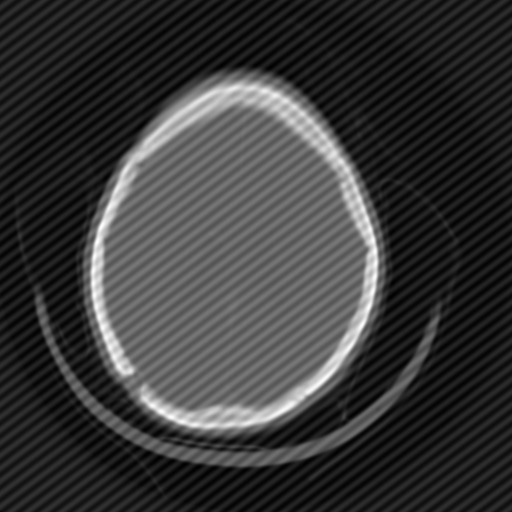
%> input picture 4 FastFourierTransform Pseudocolor and Color Segmentation/interfere.pgm, 512 x 512 px
$ octave myfft.m   (GNU Octave 9; MATLAB toolbox functions it lacks are replaced by stand-ins)
%> lines starting %> are read from the running program, lines starting %| are printed output that depends on the picture; in (x1, y1, x2, y2) boxes, pixels count from 0 and x2, y2 are one past the last pixel; in counts of white or black regions, pixels touching at a corner belong together; the program's own positions count from 1
clear
clc
%%{
myimage=double(imread('interfere.pgm'));
%> myimage: size 512x512 double; min 0, max 255, mean 56.9; mean of the top-left, top-right, bottom-left and bottom-right quarters 58.8, 49.3, 66.9, 52.6
figure(1);
subplot(2,2,1)
imshow(uint8(myimage),[]);
title('original image')

F = fft2(myimage); % fast fourier transform
F = fftshift(F); % center FFT
%figure(5),imshow(uint8(255.*abs(F)),[]);
F = abs(F); % get the magnitude of complex numbers
F = log(F+1); % use log, for scaling, +1 since log(0) is undefined
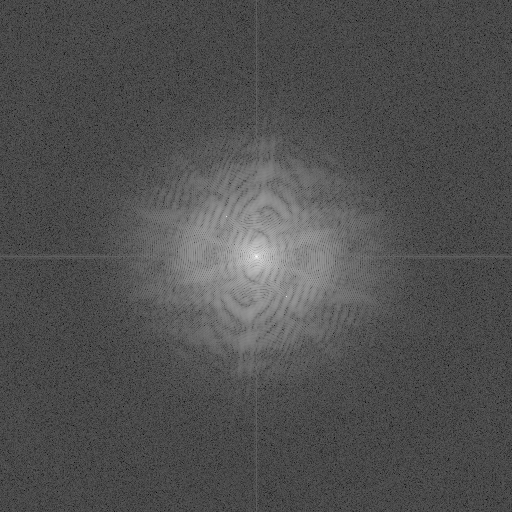
%> F: size 512x512 double; min 0.288, max 16.52, mean 5.42; drawn with min black and max white
F = mat2gray(F); % use mat2gray to scale the image between 0 and 1
subplot(2,2,2)
imshow(uint8(255.*F),[]); % display the scaled shifted FFT
title('image in frequency domain')

[row,col]=size(myimage);
%> row = 512; col = 512
rowcenter=row/2;
%> rowcenter = 256
colcenter=col/2;
%> colcenter = 256
filter=zeros(row,col);
freq=[];
for i=1:row
    for j=1:col
        if uint8(255*F(i,j))>220%high spikes in freq
            if 254<=i && i<=258 && 254<=j && j<=258%center of freq domain
            else%not center of freq domain
                txt=sprintf("%d %d\n",i,j);%print x,y
                temp=sqrt((256-i)^2+(256-j)^2);%print freq
                freq=[freq,temp];%apend all freqencies
            end
        end
    end
end
%> after the loop, freq = [48.6 51.4]; temp = 51.4
freq0=floor(min(freq));%inner freqency
%> freq0 = 48
freq1=ceil(max(freq));%outer frequency
%> freq1 = 52
for i=1:row%low pass filter + high pass filter
    for j=1:col
        if sqrt((i-rowcenter)^2+(j-colcenter)^2) <= freq0%distance radius for inner circle
            filter(i,j)=1;%inside small circle is 1
        elseif sqrt((i-rowcenter)^2+(j-colcenter)^2) >= freq1%distance radius for outer circle
            filter(i,j)=1;%outside large circle is 1
        else
            filter(i,j)=0.01;
        end%circular band between 2 circles value is 1/100
    end
end
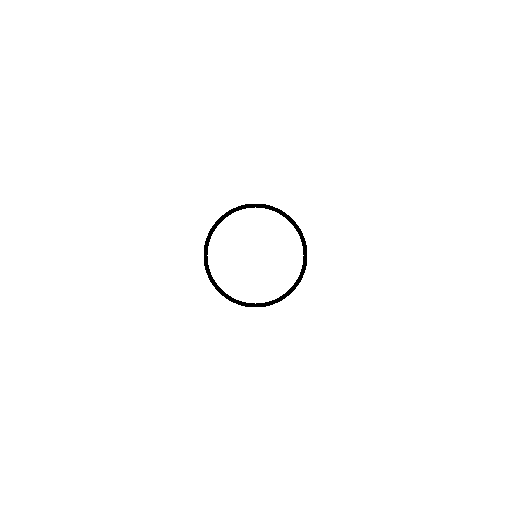
%> filter: size 512x512 double; values 0.01 (black) and 1 (white), 99.5% white; 1 black region, box (x1, y1, x2, y2) and area: (204, 204, 307, 307) 1272
subplot(2,2,3)
imshow(uint8(255.*filter),[]);%show band reject filter
title('band reject filter');

filterimage=filter.*F;%combine filter with image
subplot(2,2,4)
imshow(uint8(255.*filterimage),[])%display filter with the image
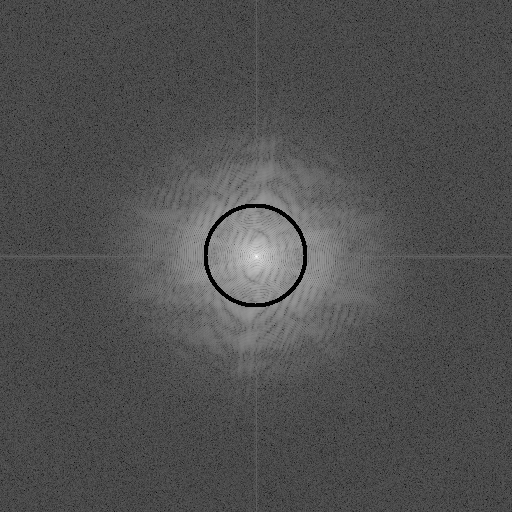
%> displayed picture: size 512x512, on the screen's scale of 0 to 255; min 0, max 255, mean 79.9
title('filter + image')

outputimage=ifft2(ifftshift(filter.*fftshift(fft2(myimage))));%want raw fft+shifted image, not scaled one
figure(2)
imshow(uint8(abs(outputimage)),[])%shows absolute inverse FFT
title('output image')
% [17 lines of commented-out code are left out]
